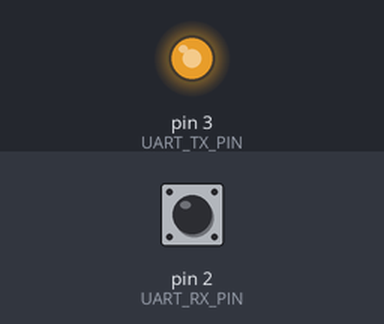
The sketch below on a simulated Arduino Uno, built with avr-gcc and run on an emulated ATmega328P. On the bench: output pins drawn as LEDs (lit = HIGH). The test bench sets the inputs (shaded band); at power-on: pin 2 (UART_RX_PIN) HIGH.

Above: at 0.05 s.
At 5.0 s:
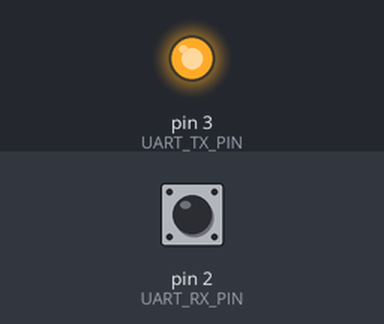
Timing chart, 0 to 6.5 s (numbered marks = the images above):
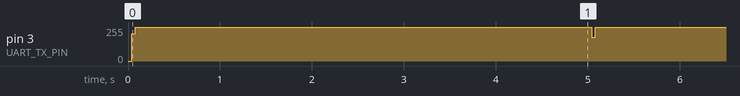

Measured:
- by itself, pin 3 (UART_TX_PIN): repeats every 5.0 s: 255/255 5.0 s, 177/255 0.04 s

The sketch:

myUART.ino
```cpp
#include <avr/io.h>
#include <avr/interrupt.h>
#include <util/atomic.h>

#define UART_TX_PIN PD3
#define UART_RX_PIN PD2
#define BUFFER_SIZE 64

// --- TX Буфер ---
volatile char tx_buffer[BUFFER_SIZE];
volatile uint8_t tx_head = 0;
volatile uint8_t tx_tail = 0;
volatile bool tx_active = false;
volatile uint8_t tx_byte_to_send = 0;
volatile uint8_t tx_bit_index = 0; // 0-Старт, 1-8 Данные, 9-Стоп

// --- RX Буфер ---
volatile char rx_buffer[BUFFER_SIZE];
volatile uint8_t rx_head = 0;
volatile uint8_t rx_tail = 0;
volatile uint8_t rx_byte_received = 0;
volatile uint8_t rx_bit_index = 0; // 0-7 Данные
volatile bool rx_active = false;

// --- Общие переменные ---
volatile uint16_t timer_ticks_per_bit = 0;

void uart_set_baudrate(long baud_rate) {
    constexpr uint8_t prescaler = 8;
    timer_ticks_per_bit = (F_CPU / prescaler) / baud_rate;

    // Настройка пинов
    DDRD |= (1 << UART_TX_PIN);
    PORTD |= (1 << UART_TX_PIN); // TX Idle HIGH
    DDRD &= ~(1 << UART_RX_PIN);
    PORTD |= (1 << UART_RX_PIN); // RX Pull-up

    // INT0 на PD2, падающий фронт
    EICRA = (1 << ISC01);
    EIMSK |= (1 << INT0);

    // Timer1, Prescaler 8
    TCCR1A = 0;
    TCCR1B = (1 << CS11);
    TIMSK1 = 0; // Прерывания пока выключены
}

// --- TX API ---
bool uart_send(char b) {
    uint8_t next_head = (tx_head + 1) % BUFFER_SIZE;
    if (next_head == tx_tail) return false; // Буфер переполнен

    tx_buffer[tx_head] = b;
    tx_head = next_head;

    ATOMIC_BLOCK(ATOMIC_RESTORESTATE) {
        if (!tx_active) {
            tx_active = true;
            tx_bit_index = 0;
            OCR1A = TCNT1 + 10; // Первое прерывание почти сразу
            TIMSK1 |= (1 << OCIE1A);
        }
    }
    return true;
}

void uart_send_string(const char* msg) {
    while (*msg) {
        while (!uart_send(*msg)) {}
        msg++;
    }
}

// --- RX API ---
uint8_t uart_available() {
    uint8_t count;
    ATOMIC_BLOCK(ATOMIC_RESTORESTATE) {
        count = (rx_head - rx_tail + BUFFER_SIZE) % BUFFER_SIZE;
    }
    return count;
}

char uart_read() {
    if (rx_head == rx_tail) return -1;

    char b;
    ATOMIC_BLOCK(ATOMIC_RESTORESTATE) {
        b = rx_buffer[rx_tail];
        rx_tail = (rx_tail + 1) % BUFFER_SIZE;
    }
    return b;
}

// --- TX ISR ---
ISR(TIMER1_COMPA_vect) {
    OCR1A += timer_ticks_per_bit; // Планируем следующее прерывание

    if (tx_bit_index == 0) { // Старт-бит (LOW)
        PORTD &= ~(1 << UART_TX_PIN);
        tx_bit_index++;
    }
    else if (tx_bit_index >= 1 && tx_bit_index <= 8) { // 8 бит данных (LSB first)
        if (tx_byte_to_send & 1) {
            PORTD |= (1 << UART_TX_PIN);
        } else {
            PORTD &= ~(1 << UART_TX_PIN);
        }
        tx_byte_to_send >>= 1;
        tx_bit_index++;
    }
    else if (tx_bit_index == 9) { // Стоп-бит (HIGH)
        PORTD |= (1 << UART_TX_PIN);
        tx_bit_index++;
    }
    else { // Переход к следующему байту или завершение
        if (tx_head != tx_tail) {
            // Берем следующий байт из буфера
            tx_byte_to_send = tx_buffer[tx_tail];
            tx_tail = (tx_tail + 1) % BUFFER_SIZE;
            tx_bit_index = 0; // Начнем со старт-бита в следующем срабатывании
        } else {
            // Буфер пуст. Завершаем передачу.
            tx_active = false;
            TIMSK1 &= ~(1 << OCIE1A);
        }
    }

}

// --- RX Start ISR ---
ISR(INT0_vect) {
    if (rx_active) {
        EIFR |= (1 << INTF0);
        return;
    }

    rx_active = true;
    rx_bit_index = 0;
    rx_byte_received = 0;
    EIMSK &= ~(1 << INT0); // Временно отключаем

    OCR1B = TCNT1 + timer_ticks_per_bit + (timer_ticks_per_bit / 2);
    TIFR1 |= (1 << OCF1B);
    TIMSK1 |= (1 << OCIE1B);
}

// --- RX Sampling ISR ---
ISR(TIMER1_COMPB_vect) {
    OCR1B += timer_ticks_per_bit;

    if (rx_bit_index < 8) {
        if (PIND & (1 << UART_RX_PIN)) rx_byte_received |= (1 << rx_bit_index);
        rx_bit_index++;
    } else {
        if (PIND & (1 << UART_RX_PIN)) { // Стоп-бит HIGH
            uint8_t next_head = (rx_head + 1) % BUFFER_SIZE;
            if (next_head != rx_tail) {
                rx_buffer[rx_head] = rx_byte_received;
                rx_head = next_head;
            }
        }
        rx_active = false;
        TIMSK1 &= ~(1 << OCIE1B);
        EIFR |= (1 << INTF0);
        EIMSK |= (1 << INT0);
    }
}

void setup() {
    uart_set_baudrate(9600);
    Serial.begin(9600);
    sei();
    uart_send_string("UART Ready.\r\n");
}

char input_buffer[BUFFER_SIZE];
uint8_t buffer_index = 0;

void loop() {
    while (uart_available()) {
        char c = uart_read();
        Serial.write(c);
        uart_send(c);
        if (c == '\n') uart_send('\r');
    }

    static uint32_t last_send_time = 0;
    if (!tx_active && uart_available() == 0 && millis() - last_send_time > 5000) {
        uart_send_string("Test packet MCU TX.\r\n");
        last_send_time = millis();
    }
}
```
